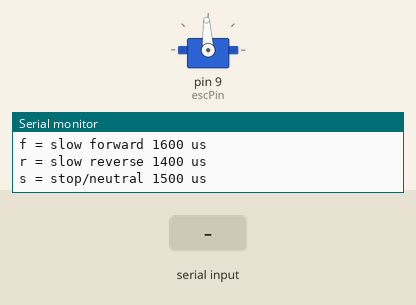
Recording of a sketch running on a simulated Arduino Uno, built with avr-gcc and run on an emulated ATmega328P. Shown: servo, the last lines printed to the serial monitor. The inputs (shaded band) are chosen by the test bench.

Above: at 6.2 s.
6.3 s: "f\n" received over Serial
At 6.9 s:
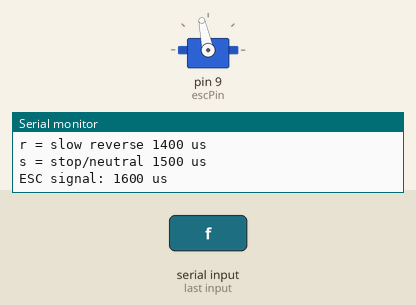
7.8 s: byte 114 ('r') received over Serial
At 8.1 s:
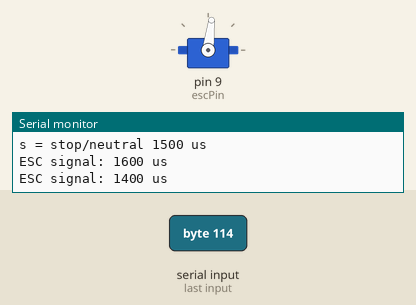
Timing chart, 0 to 10.8 s (numbered marks = the images above; inputs shaded):
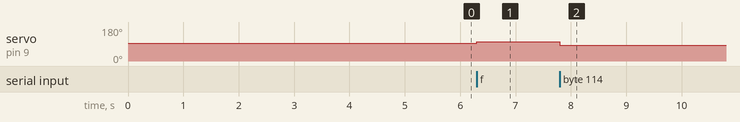

Measured:
- after the input at 6.3 s, servo on pin 9 (escPin): 93° → 102° at once
- after the input at 7.8 s, servo on pin 9 (escPin): 102° → 83° at once

The sketch:

ESC_Test.ino
```cpp
#include <Servo.h>

const byte escPin = 9;

// Keep all test pulses close to neutral. This sketch has no full-throttle command.
const int neutralPulse = 1500;
const int forwardPulse = 1600;
const int reversePulse = 1400;

Servo esc;

void sendPulse(int pulse) {
  esc.writeMicroseconds(pulse);
  Serial.print("ESC signal: ");
  Serial.print(pulse);
  Serial.println(" us");
}

void setup() {
  Serial.begin(9600);
  esc.attach(escPin);

  Serial.println("ESC single-thruster test");
  Serial.println("Sending neutral for 5 seconds...");
  // Give the ESC a stable neutral signal before accepting manual commands.
  sendPulse(neutralPulse);
  delay(5000);

  Serial.println("Commands:");
  Serial.println("n = neutral 1500 us");
  Serial.println("f = slow forward 1600 us");
  Serial.println("r = slow reverse 1400 us");
  Serial.println("s = stop/neutral 1500 us");
}

void loop() {
  if (Serial.available() <= 0) {
    return;
  }

  char command = Serial.read();

  switch (command) {
    case 'n':
      sendPulse(neutralPulse);
      break;
    case 'f':
      sendPulse(forwardPulse);
      break;
    case 'r':
      sendPulse(reversePulse);
      break;
    case 's':
      sendPulse(neutralPulse);
      break;
    case '\n':
    case '\r':
      break;
    default:
      Serial.print("Unknown command: ");
      Serial.println(command);
      break;
  }
}
```
